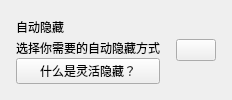
          <widget class="CardWidget" name="CardWidget_5">
           <property name="minimumSize">
            <size>
             <width>0</width>
             <height>70</height>
            </size>
           </property>
           <layout class="QHBoxLayout" name="horizontalLayout_4">
            <property name="spacing">
             <number>16</number>
            </property>
            <property name="leftMargin">
             <number>16</number>
            </property>
            <property name="topMargin">
             <number>16</number>
            </property>
            <property name="rightMargin">
             <number>16</number>
            </property>
            <property name="bottomMargin">
             <number>16</number>
            </property>
            <item>
             <layout class="QVBoxLayout" name="verticalLayout_8">
              <property name="spacing">
               <number>0</number>
              </property>
              <item>
               <widget class="StrongBodyLabel" name="StrongBodyLabel_4">
                <property name="sizePolicy">
                 <sizepolicy hsizetype="Expanding" vsizetype="Preferred">
                  <horstretch>0</horstretch>
                  <verstretch>0</verstretch>
                 </sizepolicy>
                </property>
                <property name="text">
                 <string>自动隐藏</string>
                </property>
               </widget>
              </item>
              <item>
               <widget class="CaptionLabel" name="CaptionLabel_4">
                <property name="text">
                 <string>选择你需要的自动隐藏方式</string>
                </property>
                <property name="wordWrap">
                 <bool>false</bool>
                </property>
                <property name="lightColor" stdset="0">
                 <color alpha="150">
                  <red>0</red>
                  <green>0</green>
                  <blue>0</blue>
                 </color>
                </property>
                <property name="darkColor" stdset="0">
                 <color alpha="200">
                  <red>255</red>
                  <green>255</green>
                  <blue>255</blue>
                 </color>
                </property>
               </widget>
              </item>
              <item>
               <widget class="HyperlinkLabel" name="what_is_hide_mode_3">
                <property name="text">
                 <string>什么是灵活隐藏？</string>
                </property>
               </widget>
              </item>
             </layout>
            </item>
            <item>
             <widget class="ComboBox" name="hide_mode_combo"/>
            </item>
           </layout>
          </widget>
